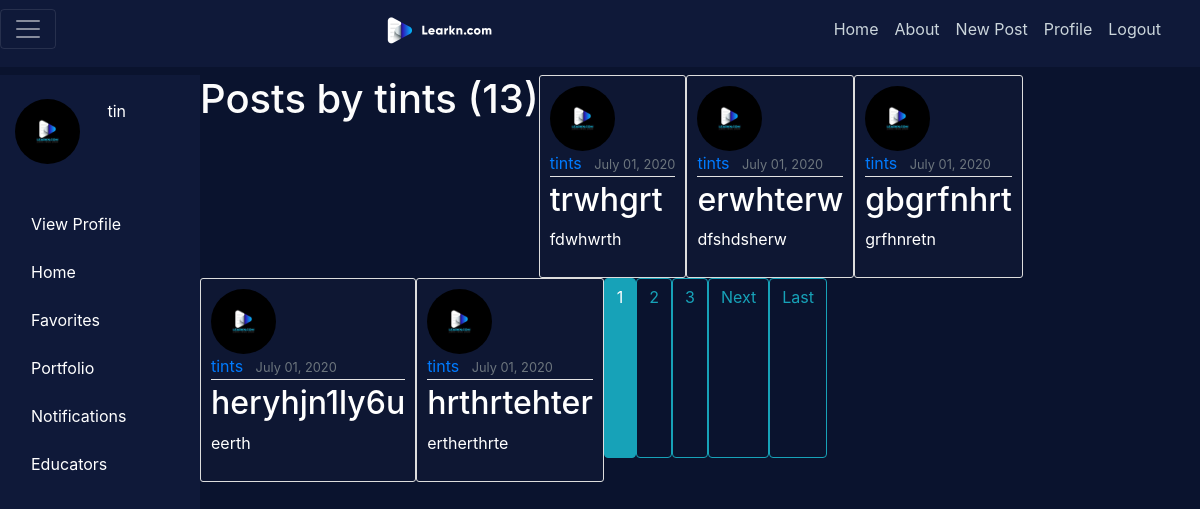
Screenshot of /user/tints (signed in) with the database file from the repository.
### users/models.py (models this page shows, shortened)
class Profile(models.Model):
    user = models.OneToOneField(User, on_delete=models.CASCADE)
    image = models.ImageField(default='default.jpg', upload_to='profile_pics')

### blog/models.py (models this page shows, shortened)
class Post(models.Model):
    title = models.CharField(max_length=100)
    content = models.TextField()
    date_posted = models.DateTimeField(default=timezone.now)
    author = models.ForeignKey(User, on_delete=models.CASCADE)

### blog/views.py (the view)
# urls.py: path('user/<str:username>', UserPostListView.as_view(), name='user-posts'),
class UserPostListView(ListView):
    model = Post
    template_name = 'blog/user_posts.html'  # <app>/<model>_<viewtype>.html
    context_object_name = 'posts'
    paginate_by = 5
    def get_queryset(self):
        user = get_object_or_404(User, username=self.kwargs.get('username'))
        return Post.objects.filter(author=user).order_by('-date_posted')

### blog/templates/blog/user_posts.html (shortened to what this page needs)
{% extends "blog/base.html" %}
{% block content %}
    <h1 class="mb-3">Posts by {{ view.kwargs.username }} ({{ page_obj.paginator.count }})</h1>
    {% for post in posts %}
        <article class="media content-section">
          <img class="rounded-circle article-img" src="{{ post.author.profile.image.url }}">
          <div class="media-body">
            <div class="article-metadata">
              <a class="mr-2" href="{% url 'user-posts' post.author.username %}">{{ post.author }}</a>
              <small class="text-muted">{{ post.date_posted|date:"F d, Y" }}</small>
            </div>
            <h2><a class="article-title" href="{% url 'post-detail' post.id %}">{{ post.title }}</a></h2>
            <p class="article-content">{{ post.content }}</p>
          </div>
        </article>
    {% endfor %}
    {% if is_paginated %}
      {% for num in page_obj.paginator.page_range %}
        {% if page_obj.number == num %}
          <a class="btn btn-info mb-4" href="?page={{ num }}">{{ num }}</a>
        {% elif num > page_obj.number|add:'-3' and num < page_obj.number|add:'3' %}
          <a class="btn btn-outline-info mb-4" href="?page={{ num }}">{{ num }}</a>
        {% endif %}
      {% endfor %}
      {% if page_obj.has_next %}
        <a class="btn btn-outline-info mb-4" href="?page={{ page_obj.next_page_number }}">Next</a>
        <a class="btn btn-outline-info mb-4" href="?page={{ page_obj.paginator.num_pages }}">Last</a>
      {% endif %}
    {% endif %}
{% endblock content %}

### blog/templates/blog/base.html (shortened to what this page needs)
{% load staticfiles %}
<!DOCTYPE html>
<html>
<head>
    <link rel="stylesheet" href="https://maxcdn.bootstrapcdn.com/bootstrap/4.0.0/css/bootstrap.min.css">
    <link rel="stylesheet" type="text/css" href="{% static 'blog/main.css' %}">
</head>
<body class="container-fluid">
    <header class="site-header">
      <nav class="navbar navbar-expand-md navbar-dark bg-steel fixed-top pb-3 pl-0">
        <div class="container-fluid nav-container">
          <button class="navbar-toggler" type="button" onclick="navFunction()">
          <span class="navbar-toggler-icon"></span>
          </button>
          <a class="navbar-brand mr-2" href="{% url 'blog-home' %}"><img src="{% static 'blog/img/learkn_logo.png' %}"  height='32' width='134' /></a>
            <div class="navbar-nav">
              <a class="nav-item nav-link" href="{% url 'blog-home' %}">Home</a>
              <a class="nav-item nav-link" href="{% url 'blog-about' %}">About</a>
              {% if user.is_authenticated %}
              <a class="nav-item nav-link" href="{% url 'post-create' %}">New Post</a>
              <a class="nav-item nav-link" href="{% url 'profile' %}">Profile</a>
              <a class="nav-item nav-link" href="{% url 'logout' %}">Logout</a>
              {% else %}
              <a class="nav-item nav-link" href="{% url 'login' %}">Log In</a>
              <a class="nav-item nav-link" href="{% url 'signup' %}">Sign Up</a>
              {% endif %}
            </div>
          </div>
      </nav>
    </header>
    <main role="main" class="profile-container row" >
      <section class= "profile col-2 ">
          <div class="container user_profile">
            <div class="row">
              <div class="col-6 pt-4">
                <img class="rounded-circle article-img pt-10" src="{{ user.profile.image.url }}">
              </div>
              <div class="col-6 pt-4">
                {{ user.username }}
              </div>
            </div>
            <div class="row pt-4">
              <div class="col-12 d-flex flex-row  pt-4">
                <div class="image pr-3"> <img src="static/blog/img/profile_icon.png" alt="" class="icons"> </div>
                <div class=" "> View Profile </div>
              </div>
              <div class="col-12 d-flex flex-row pt-4 ">
                <div class="image pr-3"> <img src="static/blog/img/home_icon.png" alt="" class="icons"> </div>
                <div class=" "> Home </div>
              </div>
              <div class="col-12 d-flex flex-row pt-4">
                <div class="image pr-3"> <img src="static/blog/img/favorites_icon.png" alt="" class="icons"> </div>
                <div class=" "> Favorites </div>
              </div>
              <div class="col-12 d-flex flex-row pt-4">
                <div class="image pr-3"> <img src="static/blog/img/portfolio_icon.png" alt="" class="icons"> </div>
                <div class=" "> Portfolio </div>
              </div>
              <div class="col-12 d-flex flex-row pt-4">
                <div class="image pr-3"> <img src="static/blog/img/notifications_icon.png" alt="" class="icons"> </div>
                <div class=" "> Notifications </div>
              </div>
              <div class="col-12 d-flex flex-row pt-4 ">
                <div class="image pr-3"> <img src="static/blog/img/educators_icon.png" alt="" class="icons"> </div>
                <div class=" "> Educators </div>
              </div>
            </div>
        </section>
        <div class="container-fluid content col-10">
          <div class="row ">
            {% block content %}
            {% endblock %}
          </div>
        </div>
    </main>
  </body>
</html>

### blog/static/blog/main.css (style rules this page uses)
body { background: #0A132E; color: #ffffff; margin-top: 0; font-size: 16px; }
h1, h2, h3, h4, h5, h6 { color: #fcfcfc; }
.site-header { padding-bottom: 0; margin-bottom: 0; padding-left: 0; }
.navbar-expand-md .navbar-toggler { display: inline-block; }
.bg-steel { background-color: #0F1939; }
.site-header .navbar-nav .nav-link { color: #cbd5db; }
.nav-container { padding-left: 0; }
.content-section { background: rgb(14, 23, 51); padding: 10px 10px; border: 1px solid #dddddd; border-radius: 3px; display: grid; }
.article-title { color: #ffffff; }
.article-content { white-space: pre-line; }
.article-img { height: 65px; width: 65px; margin-right: 16px; }
.article-metadata { padding-bottom: 1px; margin-bottom: 4px; border-bottom: 1px solid #e3e3e3 }
main { padding-top: 0px; font-size: 16px; }
.profile { width: 241 px; height: 827px; background-color: #0F1939; display: grid; grid-template-columns: 1fr; padding-left: 0; }
.site-header { height: 75px; }

### rows the page displays
Post: author.profile.image (placeholder picture), author "tints", date_posted "July 01, 2020", title "trwhgrt", content "fdwhwrth"
Post: author.profile.image (placeholder picture), author "tints", date_posted "July 01, 2020", title "erwhterw", content "dfshdsherw"
Post: author.profile.image (placeholder picture), author "tints", date_posted "July 01, 2020", title "gbgrfnhrt", content "grfhnretn"
Post: author.profile.image (placeholder picture), author "tints", date_posted "July 01, 2020", title "heryhjn1ly6u", content "eerth"
Post: author.profile.image (placeholder picture), author "tints", date_posted "July 01, 2020", title "hrthrtehter", content "ertherthrte"

### other values shown
{{ user.username }} "tin"
{{ view.kwargs.username }} "tints"
{{ page_obj.paginator.count }} "13"
{{ num }} "1"
{{ num }} "2" "3"
